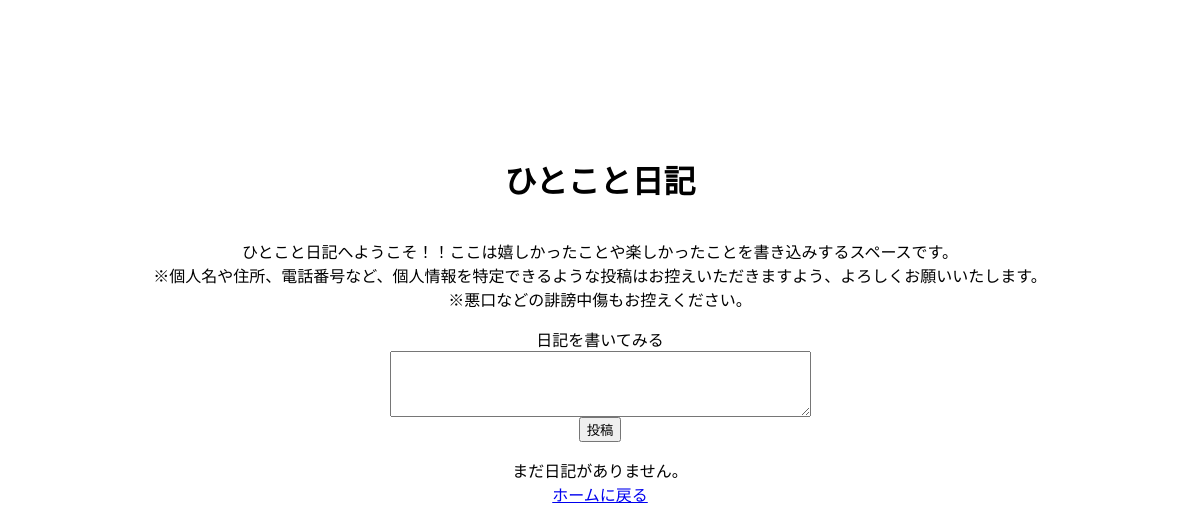
Before: /Unityapp/diary/ with the older database file.
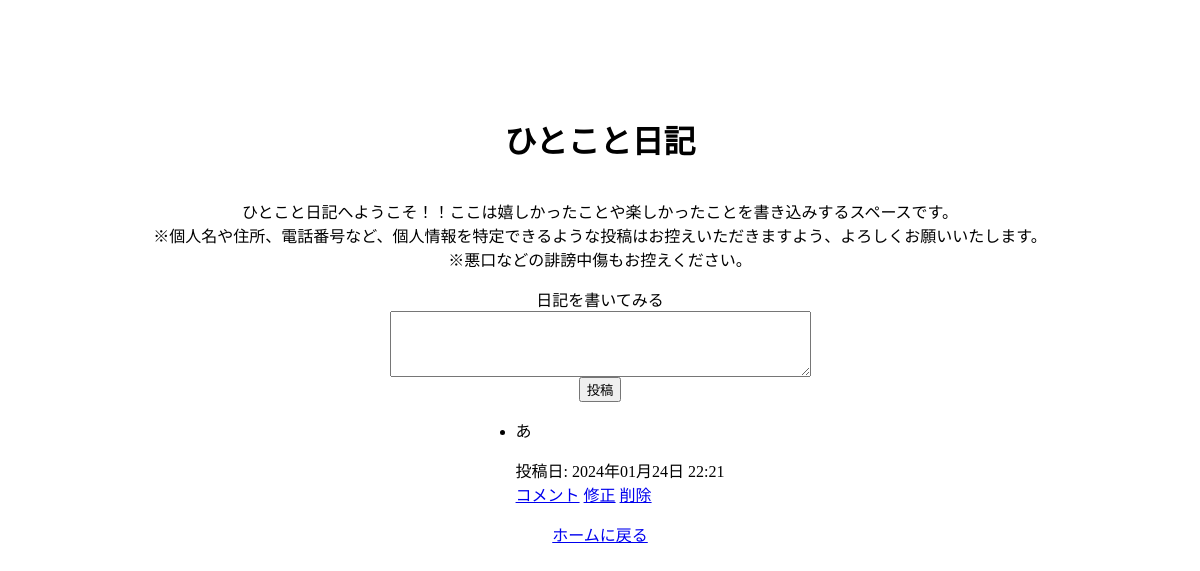
After: the same page with the newer database file.
### Unityapp/models.py (models this page shows, shortened)
class DiaryEntry(models.Model):
    content = models.TextField()
    created_at = models.DateTimeField(auto_now_add=True)

### Unityapp/views.py (the view, shortened to what this page needs)
# urls.py: path('diary/', DiaryView.as_view(), name='diary'),
class DiaryView(View):
    def get(self, request):
        entries = DiaryEntry.objects.all()
        return render(request, 'diary.html', {'entries': entries, 'form': DiaryEntryForm()})

### Unityapp/forms.py
class DiaryEntryForm(forms.ModelForm):
    class Meta:
        model = DiaryEntry
        fields = ['content']

### Unityapp/templates/diary.html (shortened to what this page needs)
<!DOCTYPE html>
<html lang="ja">
<head>
</head>
<body>
    <h1>ひとこと日記</h1>
    <p>ひとこと日記へようこそ！！ここは嬉しかったことや楽しかったことを書き込みするスペースです。</p>
    <p1>※個人名や住所、電話番号など、個人情報を特定できるような投稿はお控えいただきますよう、よろしくお願いいたします。</p1>
    <p2>※悪口などの誹謗中傷もお控えください。</p2>
    <form method="post" action="{% url 'diary' %}">
    <p>日記を書いてみる</p>
    <textarea name="content" rows="4" cols="50"></textarea>
    <button type="submit">投稿</button>
    </form>
    {% if entries %}
        <ul>
            {% for entry in entries %}
                <li>
                    {{ entry.content }}
                    <p>投稿日: {{ entry.created_at|date:'Y年m月d日 H:i' }}</p>
                    <a href="{% url 'diary_detail' entry.id %}">コメント</a>
                    <a href="{% url 'edit_diary' entry.id %}">修正</a>
                    <a href="{% url 'delete_diary' entry.id %}">削除</a>
                </li>
            {% endfor %}
        </ul>
    {% else %}
        <p>まだ日記がありません。</p>
    {% endif %}
    <a href="{% url 'home_home' %}">ホームに戻る</a>
</body>
</html>

### Unityapp/templates/diary.html (style rules this page uses)
body { display: flex; flex-direction: column; align-items: center; justify-content: center; height: 80vh; margin: 0; overflow-y: scroll; }
form { display: flex; flex-direction: column; align-items: center; text-align: center; }
p { margin-bottom: 0; }

Changed rows visible on the page:
added DiaryEntry: content "あ", created_at "2024年01月24日 22:21"
Other visible differences:
text no longer shown: "まだ日記がありません。"
